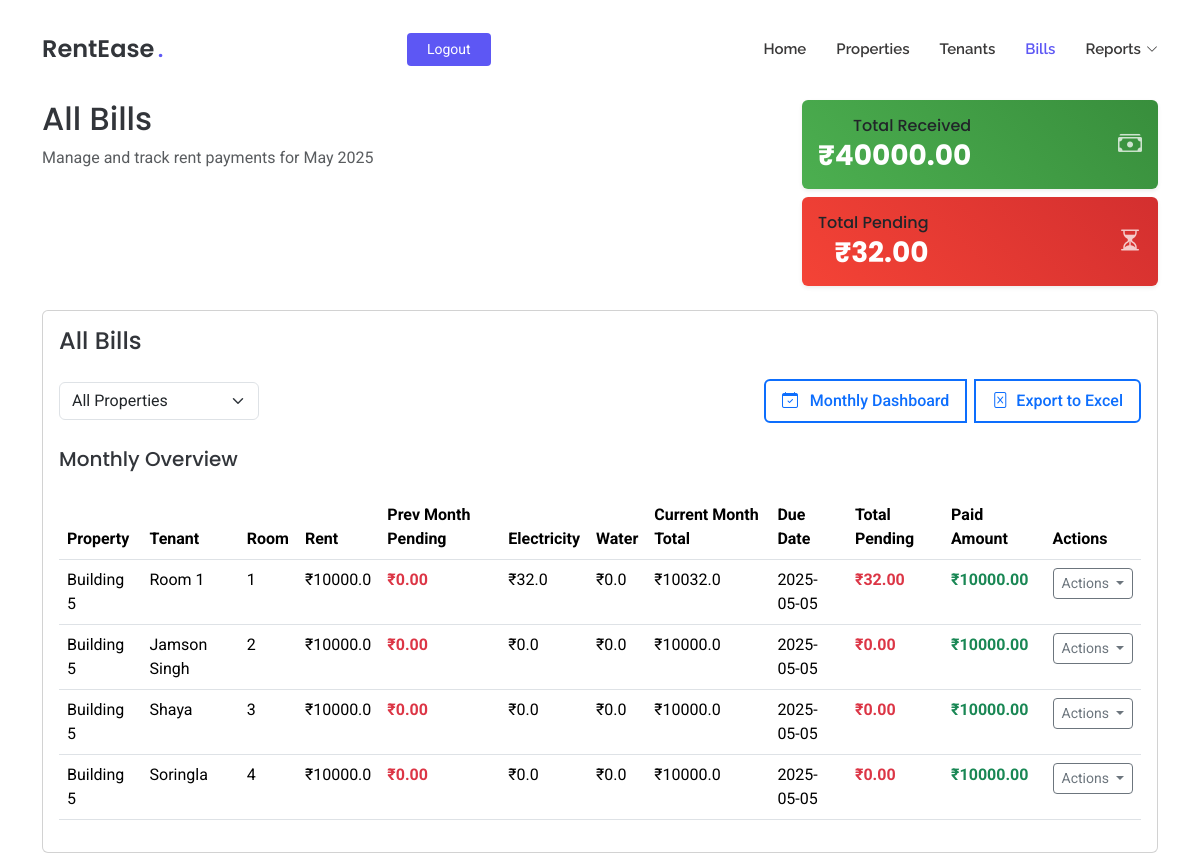
/all-bills (signed in), run on the app's committed database.
### tables this page shows
CREATE TABLE tenants
                 (id INTEGER PRIMARY KEY AUTOINCREMENT,
                  name TEXT NOT NULL,
                  property_id INTEGER NOT NULL,
                  room_id INTEGER NOT NULL,
                  phone_number TEXT NOT NULL,
                  move_in_date DATE NOT NULL,
                  police_verification TEXT, email TEXT, move_out_date DATE,
                  FOREIGN KEY (property_id) REFERENCES properties (id),
                  FOREIGN KEY (room_id) REFERENCES rooms (id));

CREATE TABLE properties
                 (id INTEGER PRIMARY KEY AUTOINCREMENT,
                  name TEXT NOT NULL,
                  address TEXT NOT NULL,
                  user_id INTEGER NOT NULL,
                  FOREIGN KEY (user_id) REFERENCES users (id));

### app/routes.py (the view)
@app.route('/all-bills')
def all_bills():
    if 'user_id' not in session:
        return redirect(url_for('login'))
    conn = get_db()
    cursor = conn.cursor()
    cursor.execute('''
        SELECT
            p.name as property_name,
            t.name as tenant_name,
            r.room_number,
            rc.rent as rent_amount,
            COALESCE(SUM(bp.amount), 0) as paid_amount,
            COALESCE((
                SELECT er.total_cost FROM electricity_readings er
                WHERE er.property_id = t.property_id
                  AND er.room_id = t.room_id
                  AND strftime('%Y-%m', er.reading_date) = strftime('%Y-%m', 'now')
                ORDER BY er.reading_date DESC LIMIT 1
            ), rc.electricity_charge) as electricity_rate,
            rc.water_charge as water_rate,
            t.id as tenant_id,
            t.move_in_date,
            CASE
                WHEN t.move_in_date <= date('now') THEN date('now', 'start of month', '+4 days')
                ELSE date(t.move_in_date, 'start of month', '+4 days')
            END as due_date,
            p.id as property_id,
            (rc.rent +
                COALESCE((
                    SELECT er.total_cost FROM electricity_readings er
                    WHERE er.property_id = t.property_id
                      AND er.room_id = t.room_id
                      AND strftime('%Y-%m', er.reading_date) = strftime('%Y-%m', 'now')
                    ORDER BY er.reading_date DESC LIMIT 1
                ), rc.electricity_charge)
                + rc.water_charge) as total_amount,
            CASE
                WHEN EXISTS (
                    SELECT 1
                    FROM bill_payments
                    WHERE tenant_id = t.id
                    AND strftime('%Y-%m', payment_date) = strftime('%Y-%m', date('now', '-1 month'))
                ) THEN ((rc.rent +
                    COALESCE((
                        SELECT er.total_cost FROM electricity_readings er
                        WHERE er.property_id = t.property_id
                          AND er.room_id = t.room_id
                          AND strftime('%Y-%m', er.reading_date) = strftime('%Y-%m', date('now', '-1 month'))
                        ORDER BY er.reading_date DESC LIMIT 1
                    ), rc.electricity_charge)
                    + rc.water_charge) - COALESCE((
                        SELECT SUM(amount)
                        FROM bill_payments
                        WHERE tenant_id = t.id
                        AND strftime('%Y-%m', payment_date) = strftime('%Y-%m', date('now', '-1 month'))
                    ), 0))
                    ELSE 0
            END as prev_month_pending,
            ((rc.rent +
                COALESCE((
                    SELECT er.total_cost FROM electricity_readings er
                    WHERE er.property_id = t.property_id
                      AND er.room_id = t.room_id
                      AND strftime('%Y-%m', er.reading_date) = strftime('%Y-%m', 'now')
                    ORDER BY er.reading_date DESC LIMIT 1
                ), rc.electricity_charge)
                + rc.water_charge) - COALESCE(SUM(bp.amount), 0)) as current_month_pending,
            (((rc.rent +
                COALESCE((
                    SELECT er.total_cost FROM electricity_readings er
                    WHERE er.property_id = t.property_id
                      AND er.room_id = t.room_id
                      AND strftime('%Y-%m', er.reading_date) = strftime('%Y-%m', 'now')
                    ORDER BY er.reading_date DESC LIMIT 1
                ), rc.electricity_charge)
                + rc.water_charge) - COALESCE(SUM(bp.amount), 0)) +
            CASE
                WHEN EXISTS (
                    SELECT 1
                    FROM bill_payments
                    WHERE tenant_id = t.id
                    AND strftime('%Y-%m', payment_date) = strftime('%Y-%m', date('now', '-1 month'))
                ) THEN ((rc.rent +
                    COALESCE((
                        SELECT er.total_cost FROM electricity_readings er
                        WHERE er.property_id = t.property_id
                          AND er.room_id = t.room_id
                          AND strftime('%Y-%m', er.reading_date) = strftime('%Y-%m', date('now', '-1 month'))
                        ORDER BY er.reading_date DESC LIMIT 1
                    ), rc.electricity_charge)
                    + rc.water_charge) - COALESCE((
                        SELECT SUM(amount)
                        FROM bill_payments
                        WHERE tenant_id = t.id
                        AND strftime('%Y-%m', payment_date) = strftime('%Y-%m', date('now', '-1 month'))
                    ), 0))
                    ELSE 0
            END) as total_pending
        FROM tenants t
        JOIN rooms r ON t.room_id = r.id
        JOIN properties p ON r.property_id = p.id
        JOIN room_configurations rc ON r.room_config_id = rc.id
        LEFT JOIN bill_payments bp ON t.id = bp.tenant_id
            AND strftime('%Y-%m', bp.payment_date) = strftime('%Y-%m', 'now')
        WHERE p.user_id = ?
        GROUP BY t.id
        ORDER BY r.room_number
    ''', (session['user_id'],))
    tenants = cursor.fetchall()
    total_stats = {
        'total': sum(tenant['total_amount'] for tenant in tenants),
        'paid': sum(tenant['paid_amount'] for tenant in tenants),
        'pending': sum(tenant['total_pending'] for tenant in tenants)
    }
    today = datetime.now()
    months = []
    monthly_totals = {}
    for i in range(6):
        month_date = today - timedelta(days=30*i)
        year = month_date.year
        month = month_date.month
        cursor.execute('''
            SELECT
                COALESCE(SUM(bp.amount), 0) as paid_amount,
                COUNT(DISTINCT t.id) * (rc.rent + rc.electricity_charge + rc.water_charge) as expected_total
            FROM tenants t
            JOIN rooms r ON t.room_id = r.id
            JOIN properties p ON r.property_id = p.id
            JOIN room_configurations rc ON r.room_config_id = rc.id
            LEFT JOIN bill_payments bp ON t.id = bp.tenant_id
                AND strftime('%Y', bp.payment_date) = ?
                AND strftime('%m', bp.payment_date) = ?
            WHERE p.user_id = ?
        ''', (str(year), f"{month:02d}", session['user_id']))
        result = cursor.fetchone()
        monthly_totals[f"{year}-{month:02d}"] = {
            'paid': result['paid_amount'] if result else 0,
            'pending': (result['expected_total'] - result['paid_amount']) if result else 0
        }
        months.append(month_date)
    properties = cursor.execute('''
        SELECT id, name
        FROM properties
        WHERE user_id = ?
    ''', (session['user_id'],)).fetchall()
    today_date = today.strftime('%Y-%m-%d')
    conn.close()
    return render_template('all_bills.html',
                         tenants=tenants,
                         total_stats=total_stats,
                         months=months,
                         monthly_totals=monthly_totals,
                         properties=properties,
                         today_date=today_date,
                         total_pending=total_stats['pending'],
                         current_month=today.strftime('%B %Y'))

### app/templates/all_bills.html (shortened to what this page needs)
<!DOCTYPE html>
<html lang="en">
<head>
  <link href="{{ url_for('static', filename='assets/vendor/bootstrap/css/bootstrap.min.css') }}" rel="stylesheet">
  <link href="{{ url_for('static', filename='assets/vendor/bootstrap-icons/bootstrap-icons.css') }}" rel="stylesheet">
  <link href="{{ url_for('static', filename='assets/vendor/aos/aos.css') }}" rel="stylesheet">
  <link href="{{ url_for('static', filename='assets/css/main.css') }}" rel="stylesheet">
</head>
<body class="index-page">
  <header id="header" class="header d-flex align-items-center fixed-top">
    <div class="container position-relative d-flex align-items-center justify-content-between">
      <a href="{{ url_for('index') }}" class="logo d-flex align-items-center me-auto me-xl-0">
        <h1 class="sitename">RentEase</h1><span>.</span>
      </a>
      <nav id="navmenu" class="navmenu">
        <ul>
          <li><a href="{{ url_for('index') }}#hero">Home</a></li>
          <li><a href="{{ url_for('index') }}#properties">Properties</a></li>
          <li><a href="{{ url_for('list_tenants') }}">Tenants</a></li>
          <li><a href="{{ url_for('index') }}#bills" class="active">Bills</a></li>
          <li class="dropdown">
            <a href="#"><span>Reports</span> <i class="bi bi-chevron-down toggle-dropdown"></i></a>
          </li>
        </ul>
      </nav>
      {% if session.get('user_id') %}
        <a class="btn-getstarted" href="{{ url_for('logout') }}">Logout</a>
      {% else %}
        <a class="btn-getstarted me-1" href="{{ url_for('login') }}">Login</a>
        <a class="btn-getstarted" href="{{ url_for('register') }}">Register</a>
      {% endif %}
    </div>
  </header>
  <main class="main" style="margin-top: 100px;">
    <div class="container mt-5">
      <div class="row mb-4">
        <div class="col-md-8">
          <h2>All Bills</h2>
          <p class="text-muted">Manage and track rent payments for {{ current_month }}</p>
        </div>
        <div class="col-md-4 text-md-end">
          <div class="card border-0 shadow-sm mb-2" style="background: linear-gradient(45deg, #4CAF50, #388E3C);">
            <div class="card-body p-3">
              <div class="d-flex justify-content-between align-items-center">
                <div>
                  <h6 class="card-title mb-1 text-white-75">Total Received</h6>
                  <h3 class="mb-0 fw-bold text-white">₹{{ "%.2f"|format(tenants|sum(attribute='paid_amount')) }}</h3>
                </div>
                <i class="bi bi-cash-stack fs-4 text-white opacity-75"></i>
              </div>
            </div>
          </div>
          <div class="card border-0 shadow-sm" style="background: linear-gradient(45deg, #F44336, #D32F2F);">
            <div class="card-body p-3">
              <div class="d-flex justify-content-between align-items-center">
                <div>
                  <h6 class="card-title mb-1 text-white-75">Total Pending</h6>
                  <h3 class="mb-0 fw-bold text-white">₹{{ "%.2f"|format(total_pending) }}</h3>
                </div>
                <i class="bi bi-hourglass-split fs-4 text-white opacity-75"></i>
              </div>
            </div>
          </div>
        </div>
      </div>
      <div class="card">
        <div class="card-body">
          <div class="d-flex justify-content-between align-items-center mb-4">
            <h4 class="mb-0">All Bills</h4>
          </div>
          <div class="d-flex justify-content-between align-items-center mb-4">
            <div class="d-flex align-items-center">
              <select id="propertyFilter" class="form-select me-3" style="width: 200px;">
                <option value="">All Properties</option>
              </select>
            </div>
            <div class="btn-group">
              <button class="btn btn-outline-primary me-2" onclick="openMonthlyDashboard()">
                <i class="bi bi-calendar-check me-2"></i>
                Monthly Dashboard
              </button>
              <a href="{{ url_for('export_bills') }}" class="btn btn-outline-primary">
                <i class="bi bi-file-excel me-2"></i>Export to Excel
              </a>
            </div>
          </div>
          <div class="monthly-dashboard mb-4">
            <h5 class="mb-3">Monthly Overview</h5>
          </div>
          <div class="table-responsive">
            <table class="table table-hover" id="billsTable">
              <thead>
                <tr>
                  <th>Property</th>
                  <th>Tenant</th>
                  <th>Room</th>
                  <th>Rent</th>
                  <th>Prev Month Pending</th>
                  <th>Electricity</th>
                  <th>Water</th>
                  <th>Current Month Total</th>
                  <th>Due Date</th>
                  <th>Total Pending</th>
                  <th>Paid Amount</th>
                  <th>Actions</th>
                </tr>
              </thead>
              <tbody>
                {% for tenant in tenants %}
                <tr data-property-id="{{ tenant.property_id }}">
                  <td>{{ tenant.property_name }}</td>
                  <td>{{ tenant.tenant_name }}</td>
                  <td>{{ tenant.room_number }}</td>
                  <td>₹{{ tenant.rent_amount }}</td>
                  <td class="text-danger fw-bold">₹{{ "%.2f"|format(tenant.prev_month_pending) }}</td>
                  <td>₹{{ tenant.electricity_rate }}</td>
                  <td>₹{{ tenant.water_rate }}</td>
                  <td>₹{{ tenant.total_amount }}</td>
                  <td>{{ tenant.due_date }}</td>
                  <td class="text-danger fw-bold">₹{{ "%.2f"|format(tenant.total_pending) }}</td>
                  <td class="text-success fw-bold">₹{{ "%.2f"|format(tenant.paid_amount) }}</td>
                  <td>
                    <div class="dropdown">
                      <button class="btn btn-sm btn-outline-secondary dropdown-toggle" type="button" data-bs-toggle="dropdown">
                        Actions
                      </button>
                    </div>
                  </td>
                </tr>
                {% endfor %}
              </tbody>
            </table>
          </div>
        </div>
      </div>
    </div>
  </main>
</body>
</html>

### data on the page
tenants: property_name "Building 5", tenant_name "Room 1", room_number "1", rent_amount "10000.0", prev_month_pending "0.00", electricity_rate "32.0", water_rate "0.0", total_amount "10032.0", due_date "2025-05-05", total_pending "32.00", paid_amount "10000.00"
tenants: property_name "Building 5", tenant_name "Jamson Singh", room_number "2", rent_amount "10000.0", prev_month_pending "0.00", electricity_rate "0.0", water_rate "0.0", total_amount "10000.0", due_date "2025-05-05", total_pending "0.00", paid_amount "10000.00"
tenants: property_name "Building 5", tenant_name "Shaya", room_number "3", rent_amount "10000.0", prev_month_pending "0.00", electricity_rate "0.0", water_rate "0.0", total_amount "10000.0", due_date "2025-05-05", total_pending "0.00", paid_amount "10000.00"
tenants: property_name "Building 5", tenant_name "Soringla", room_number "4", rent_amount "10000.0", prev_month_pending "0.00", electricity_rate "0.0", water_rate "0.0", total_amount "10000.0", due_date "2025-05-05", total_pending "0.00", paid_amount "10000.00"

### other printed values
{{ "%.2f"|format(tenants|sum(attribute='paid_amount')) }} "40000.00"
{{ "%.2f"|format(total_pending) }} "32.00"
